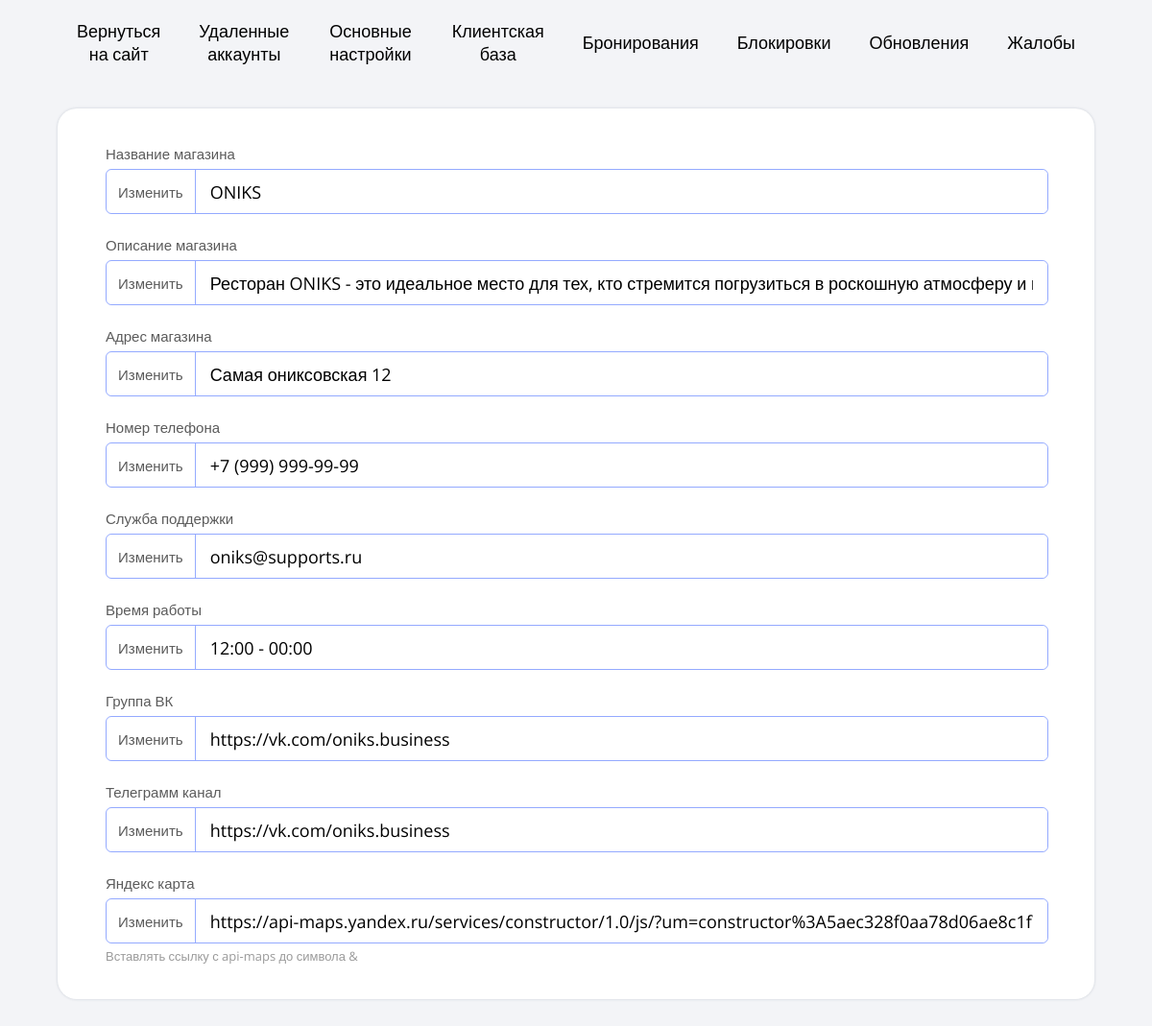
/admin/settings.php (signed in), run on an earlier commit of the app's database.
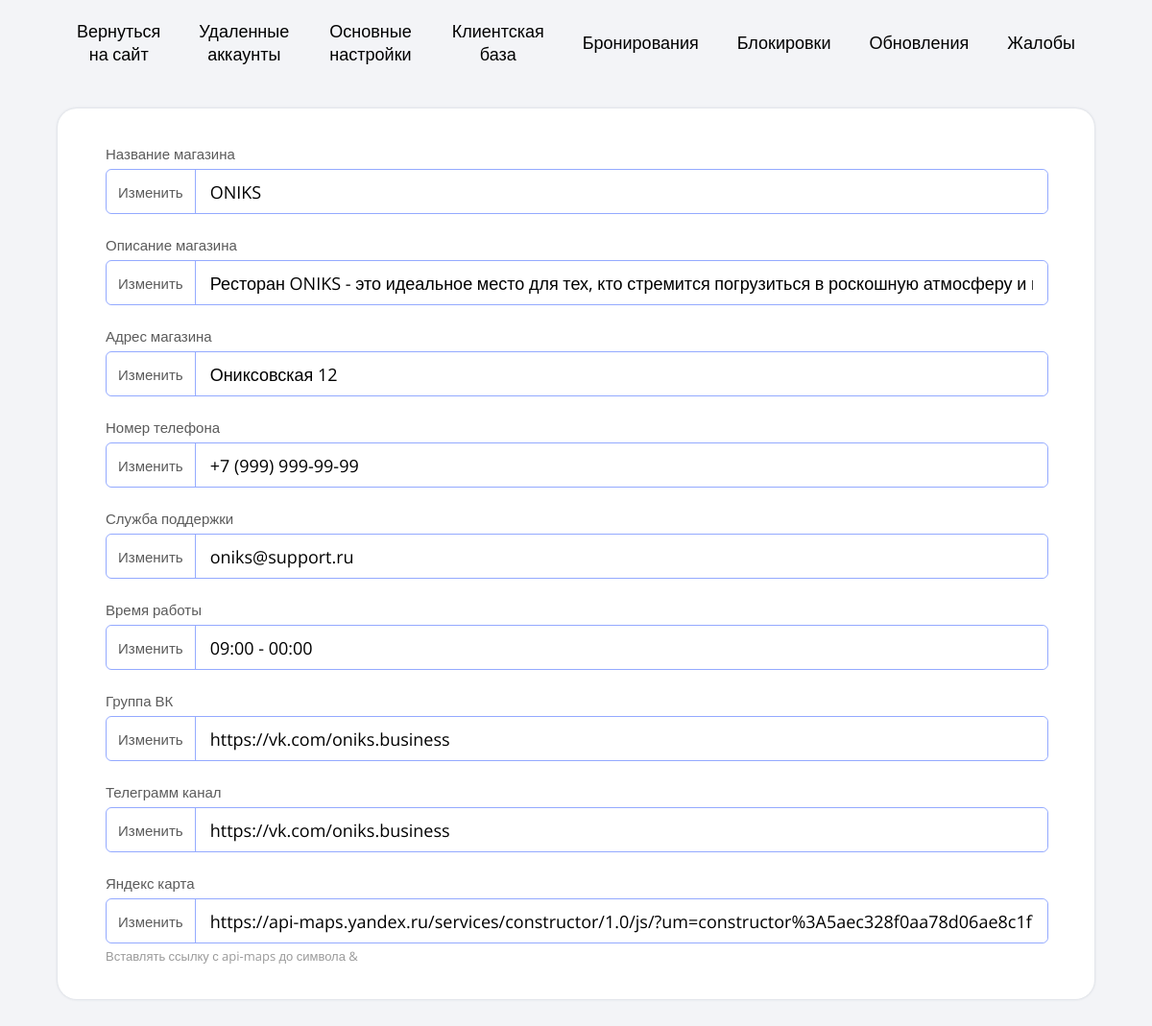
And on a later commit of the database.
### tables this page shows
CREATE TABLE `settings` (
  `id` int NOT NULL,
  `name` varchar(256) NOT NULL,
  `description` text NOT NULL,
  `address` varchar(256) NOT NULL,
  `number` varchar(256) NOT NULL,
  `time` varchar(256) NOT NULL,
  `vk` varchar(256) NOT NULL,
  `tg` varchar(256) NOT NULL,
  `yandex` text NOT NULL,
  `supports` text NOT NULL
);

### admin/settings.php (the view, shortened to what this page needs)
<?php
    require "../core/bd.php";
    $settings = mysqli_fetch_assoc (mysqli_query($bd, "SELECT * FROM `settings`"));
?>
<!DOCTYPE html>
<html lang="ru">
<head>
    <link rel="stylesheet" href="../css/admins/settings.css">
    <link rel="stylesheet" href="../css/media/admins-media/settings-media.css">
</head>
<body>
    <header>
        <?php
            require "../components/admin-menu/admin-header.php"
        ?>
    </header>
    <main>
        <section class="settings">
            <section class="categories-settings" id="main-settings">
                <section class="section_settings" id="name">
                    <form action="" method="post">
                        <p>Название магазина</p>
                        <div>
                            <button class="">Изменить</button>
                            <input type="text" name="name" value="<?=$settings["name"]?>">
                        </div>
                    </form>
                </section>
                <section class="section_settings" id="description">
                    <form action="" method="post">
                        <p>Описание магазина</p>
                        <div>
                            <button class="">Изменить</button>
                            <input type="text" name="description" value="<?=$settings["description"]?>">
                        </div>
                    </form>
                </section>
                <section class="section_settings" id="address">
                    <form action="" method="post">
                        <p>Адрес магазина</p>
                        <div>
                            <button class="">Изменить</button>
                            <input type="text" name="address" value="<?=$settings["address"]?>">
                        </div>
                    </form>
                </section>
                <section class="section_settings" id="number">
                    <form action="" method="post">
                        <p>Номер телефона</p>
                        <div>
                            <button class="">Изменить</button>
                            <input type="text" name="number" value="<?=$settings["number"]?>">
                        </div>
                    </form>
                </section>
                <section class="section_settings" id="supports">
                    <form action="" method="post">
                        <p>Служба поддержки</p>
                        <div>
                            <button class="">Изменить</button>
                            <input type="text" name="supports" value="<?=$settings["supports"]?>">
                        </div>
                    </form>
                </section>
                <section class="section_settings" id="time-work">
                    <form action="" method="post">
                        <p>Время работы</p>
                        <div>
                            <button class="">Изменить</button>
                            <input type="text" name="time" value="<?=$settings["time"]?>">
                        </div>
                    </form>
                </section>
                <section class="section_settings" id="vk">
                    <form action="" method="post">
                        <p>Группа ВК</p>
                        <div>
                            <button class="">Изменить</button>
                            <input type="text" name="vk" value="<?=$settings["vk"]?>">
                        </div>
                    </form>
                </section>
                <section class="section_settings" id="tg">
                    <form action="" method="post">
                        <p>Телеграмм канал</p>
                        <div>
                            <button class="">Изменить</button>
                            <input type="text" name="tg" value="<?=$settings["tg"]?>">
                        </div>
                    </form>
                </section>
                <section class="section_settings" id="yandex">
                    <form action="" method="post">
                        <p>Яндекс карта</p>
                        <div>
                            <button class="">Изменить</button>
                            <input type="text" name="yandex" value="<?=$settings["yandex"]?>">
                        </div>
                        <span class="description_section">Вставлять ссылку с api-maps до символа &</span>
                    </form>
                </section>
            </section>
        </section>
    </main>
</body>
</html>

What changed in the data, as far as the page shows it:
changed settings "ONIKS": address "Самая ониксовская 12" → "Ониксовская 12"; supports "oniks@supports.ru" → "oniks@support.ru"; time "12:00 - 00:00" → "09:00 - 00:00"
